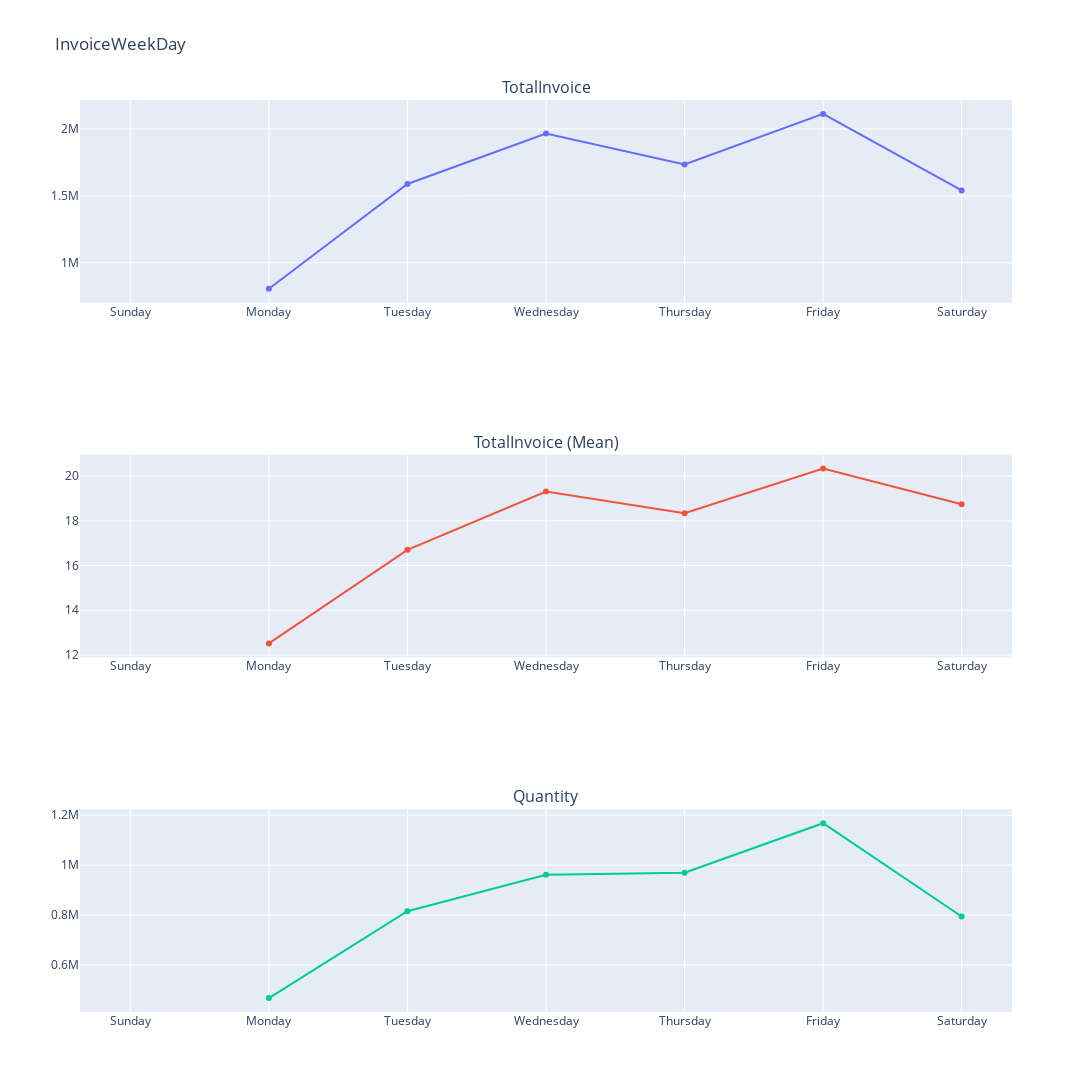

The code cell stored with this chart in its notebook:
### Code cell
plot_time_series("InvoiceWeekDay", retail_sales_df, "weekday")

### Figure 1 — Plotly figure (JSON) as saved in the notebook; plotly's stock layout.template omitted (floating-point values rounded to 4 significant figures)
{"data": [{"type": "scatter", "x": ["Sunday", "Monday", "Tuesday", "Wednesday", "Thursday", "Friday", "Saturday"], "xaxis": "x", "y": [null, 805700.0, 1589000.0, 1966000.0, 1734000.0, 2112519, 1541000.0], "yaxis": "y"}, {"type": "scatter", "x": ["Sunday", "Monday", "Tuesday", "Wednesday", "Thursday", "Friday", "Saturday"], "xaxis": "x2", "y": [null, 12.52, 16.7, 19.31, 18.34, 20.34, 18.74], "yaxis": "y2"}, {"type": "scatter", "x": ["Sunday", "Monday", "Tuesday", "Wednesday", "Thursday", "Friday", "Saturday"], "xaxis": "x3", "y": [null, 467732, 815354, 961543, 969558, 1167823, 794440], "yaxis": "y3"}], "layout": {"annotations": [{"font": {"size": 16}, "showarrow": false, "text": "TotalInvoice", "x": 0.5, "xanchor": "center", "xref": "paper", "y": 1, "yanchor": "bottom", "yref": "paper"}, {"font": {"size": 16}, "showarrow": false, "text": "TotalInvoice (Mean)", "x": 0.5, "xanchor": "center", "xref": "paper", "y": 0.6111, "yanchor": "bottom", "yref": "paper"}, {"font": {"size": 16}, "showarrow": false, "text": "Quantity", "x": 0.5, "xanchor": "center", "xref": "paper", "y": 0.2222, "yanchor": "bottom", "yref": "paper"}], "height": 1200, "showlegend": false, "title": {"text": "InvoiceWeekDay"}, "width": 1500, "xaxis": {"anchor": "y", "domain": [0, 1]}, "xaxis2": {"anchor": "y2", "domain": [0, 1]}, "xaxis3": {"anchor": "y3", "domain": [0, 1]}, "yaxis": {"anchor": "x", "domain": [0.7778, 1]}, "yaxis2": {"anchor": "x2", "domain": [0.3889, 0.6111]}, "yaxis3": {"anchor": "x3", "domain": [0, 0.2222]}}}
